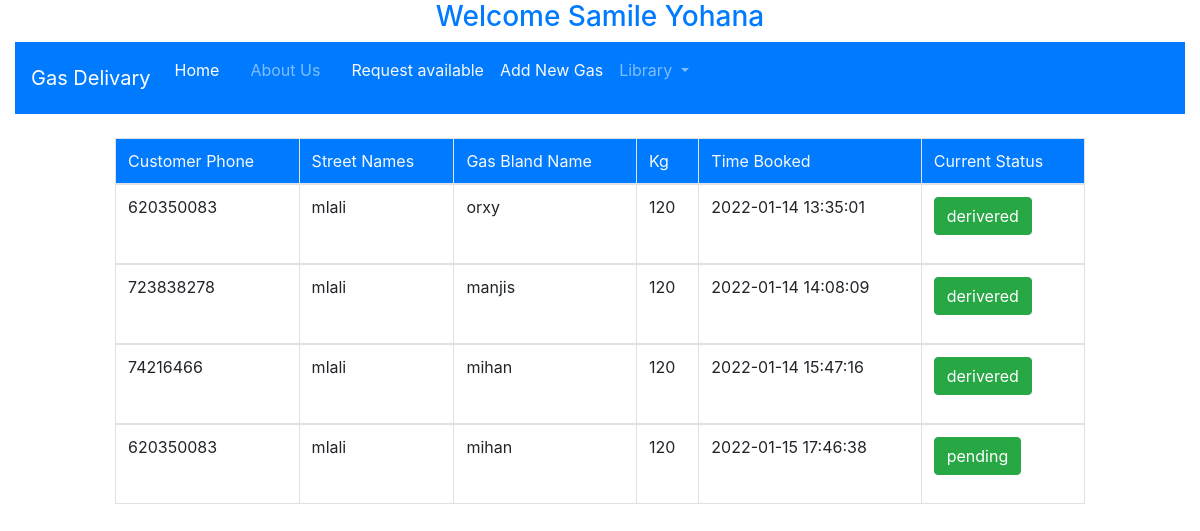
The app's page /staff/request.php (signed in) with its own data.
### tables this page shows
CREATE TABLE `request` (
  `request_id` int(11) NOT NULL,
  `street_name` varchar(50) NOT NULL,
  `gas_name` varchar(50) NOT NULL,
  `kg` int(11) NOT NULL,
  `customer_id` int(11) NOT NULL,
  `timee` timestamp NOT NULL DEFAULT CURRENT_TIMESTAMP,
  `status` varchar(15) NOT NULL DEFAULT 'pending'
);

CREATE TABLE `customer` (
  `customer_id` int(11) NOT NULL,
  `firstname` varchar(50) NOT NULL,
  `surname` varchar(50) NOT NULL,
  `gender` enum('male','female') NOT NULL,
  `phone_no` bigint(15) NOT NULL,
  `location_id` int(11) NOT NULL,
  `position_id` int(11) NOT NULL,
  `password` varchar(50) NOT NULL
);

### staff/request.php (the view, shortened to what this page needs)
<?php
    include '../include/head.php';
    include '../include/db.php';
    $record = mysqli_query($db_connect, "SELECT * FROM request, customer WHERE request.customer_id  = customer.customer_id ");
    $data = mysqli_num_rows($record); ?>
    <div class="container col-10">
        <table class="table  table-hover table-bordered">
            <thead class="bg-primary text-capitalize text-light">
                <tr>
                    <td>customer phone</td>
                    <td>street names</td>
                    <td>gas bland name</td>
                    <td>kg</td>
                    <td>time booked</td>
                    <td>current status</td>
                </tr>
            </thead>
    <?php
    while($data = mysqli_fetch_array($record)){
        if($data){ ?>
        <tbody>
            <tr>
                <td><?php  echo $data['phone_no'] ?></td>
                <td><?php  echo $data['street_name']; ?></td>
                <td><?php  echo $data['gas_name']; ?></td>
                <td><?php  echo $data['kg']; ?></td>
                <td><?php  echo $data['timee']; ?></td>
                    <td>
                         <form action="action.php?request=<?php  echo $data['request_id']; ?>" method="post">
                            <input name="submit" type="submit" class="btn btn-success" value="<?php  echo $data['status']; ?>">
                        </form>
                    </td>
            </tr>
        <?php }
    }
    ?>

### records on screen
request: customer.phone_no "620350083", street_name "mlali", gas_name "orxy", kg "120", timee "2022-01-14 13:35:01", submit "derivered"
request: customer.phone_no "723838278", street_name "mlali", gas_name "manjis", kg "120", timee "2022-01-14 14:08:09", submit "derivered"
request: customer.phone_no "74216466", street_name "mlali", gas_name "mihan", kg "120", timee "2022-01-14 15:47:16", submit "derivered"
request: customer.phone_no "620350083", street_name "mlali", gas_name "mihan", kg "120", timee "2022-01-15 17:46:38", submit "pending"

### other values on screen
$surname "Samile"
$firstname "Yohana"
